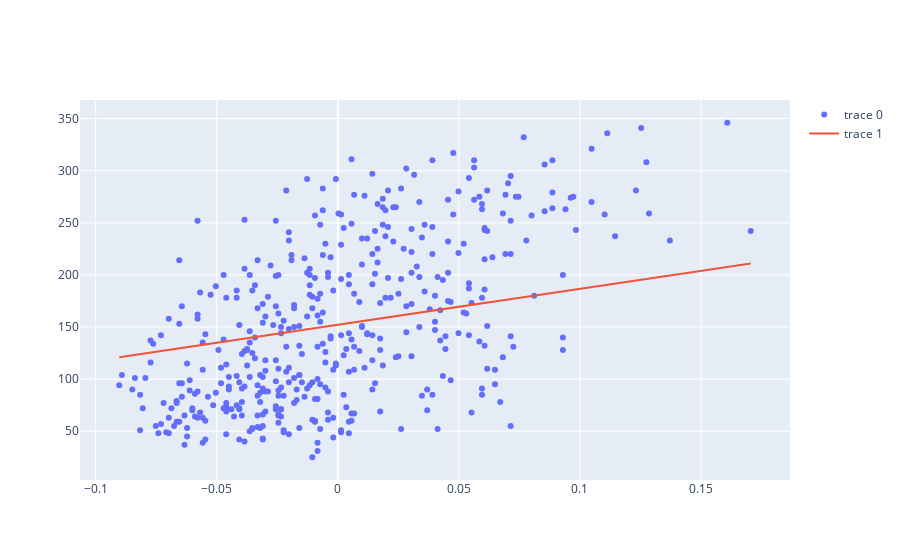

This figure's notebook cell:
### Markdown cell above
* Using `plotly`, view your model and actual values again

### Code cell
fig = go.Figure()

fig.add_trace(
    go.Scatter(
        x=diabetes_X,
        y=y,
        mode='markers'             
    )
)

fig.add_trace(
    go.Scatter(
        x=diabetes_X,
        y=model(diabetes_X),
        mode='lines'
    )
)

fig.show()

### Figure 1 — Plotly figure (JSON) as saved in the notebook; plotly's stock layout.template omitted (floating-point values rounded to 4 significant figures; data arrays with more than 128 entries replaced by an {"elided": "..."} marker saying what was removed)
{"data": [{"mode": "markers", "type": "scatter", "x": {"elided": "442 float values"}, "y": {"elided": "442 int values"}}, {"mode": "lines", "type": "scatter", "x": {"elided": "442 float values"}, "y": {"elided": "442 float values"}}], "layout": {}}
